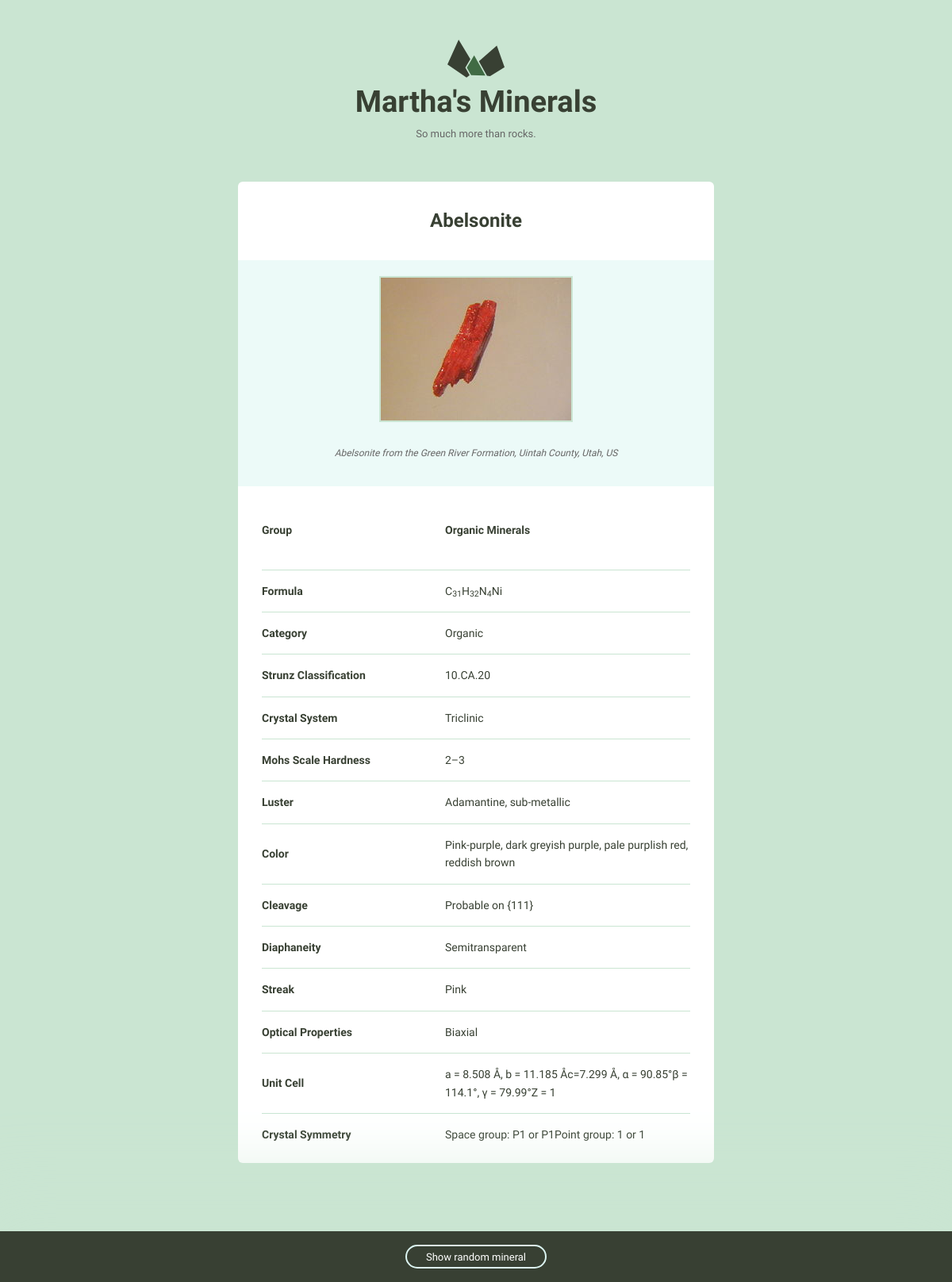
The page /detail/10219/ on the database its author committed.
### catalog/models.py (models this page shows, shortened)
class Mineral(models.Model):
    name = models.CharField(max_length=255, unique=True)
    image_filename = models.CharField(max_length=255)
    image_caption = models.TextField()
    category = models.CharField(max_length=255)
    formula = models.CharField(max_length=255)
    strunz_classification = models.CharField(max_length=255)
    color = models.CharField(max_length=255)
    crystal_system = models.CharField(max_length=255)
    unit_cell = models.CharField(max_length=255)
    crystal_symmetry = models.CharField(max_length=255)
    cleavage = models.CharField(max_length=255)
    mohs_scale_hardness = models.CharField(max_length=255)
    luster = models.CharField(max_length=255)
    streak = models.CharField(max_length=255)
    diaphaneity = models.CharField(max_length=255)
    optical_properties = models.CharField(max_length=255)
    refractive_index = models.CharField(max_length=255)
    crystal_habit = models.CharField(max_length=255)
    specific_gravity = models.CharField(max_length=255)
    group = models.CharField(max_length=255)
    class Meta:
        ordering = ['name']
    def get_fields(self, ordered_fields):
        field_list = []
        for field in ordered_fields:
            field_list.append(
                {field[0]: getattr(self, field[0])}
            )
        return field_list

### catalog/views.py (the view)
# urls.py: path('detail/<int:pk>/', views.mineral_detail, name='detail'),
def mineral_detail(request, pk):
    mineral = get_object_or_404(Mineral, pk=pk)
    if 'ordered_fields' not in request.session:
        ordered_fields = get_popular()
        request.session['ordered_fields'] = ordered_fields
    else:
        ordered_fields = request.session['ordered_fields']
    field_list = mineral.get_fields(ordered_fields)
    return render(request, 'catalog/detail.html',
                  {'mineral': mineral, 'field_list': field_list})

### catalog/templatetags/catalog_extras.py (called while the page is built)
@register.filter('random_mineral')
def random_mineral(x):
    mineral_ids = Mineral.objects.all().values_list('id', flat=True)
    return random.choice(mineral_ids)

@register.filter('underscore_to_space')
def underscore_to_space(machine_name):
    return machine_name.replace('_', ' ')

### catalog/templates/catalog/detail.html
{% extends 'layout.html' %}
{% load catalog_extras %}
{% load static from staticfiles %}
{% block boundsClass %}
    <div class="bounds bounds--small">{% endblock %}
{% block content %}
    <div class="grid-100 mineral__container">
        <h1 class="mineral__name">{{ mineral.name }}</h1>
        <div class="mineral__image-bg">
            <img class="mineral__image" src="{% static 'images/' %}{{ mineral.image_filename }}">
            {% if mineral.image_caption %}
                <p class="mineral__caption caption_highlight">{{ mineral.image_caption|safe }}</p>
            {% endif %}
        </div>
        <div class="mineral__table-container">
            <table class="mineral__table">
                {% for field in field_list %}
                    {% for name, content in field.items %}
                        {% if content %}
                            <tr {% if 'group' in name %}class="group-highlight"{% endif %}>
                                <td class="mineral__category">
                                    {{ name|safe|underscore_to_space|title }}
                                </td>
                                <td>
                                    {{ content|safe }}
                                </td>
                            </tr>
                        {% endif %}
                    {% endfor %}
                {% endfor %}
            </table>
        </div>
    </div>
{% endblock %}

### templates/layout.html (shortened to what this page needs)
{% load static from staticfiles %}
{% load catalog_extras %}
<!DOCTYPE html>
<html lang="en">
<head>
    <link rel="stylesheet" href="{% static 'css/global.css' %}">
    <link rel="stylesheet" href="{% static 'css/catalog-style.css' %}">
</head>
<body>
{% block boundsClass %}{% endblock %}
<div class="grid-100">
    <a href="{% url 'catalog:list' %}">
        <h1 class="logo__name text-centered">Martha's Minerals</h1>
    </a>
    <p class="logo__text text-centered">So much more than rocks.</p>
</div>
{% block content %}{% endblock %}
</div>
{%  if mineral %}
<div class="minerals__random">
    <a class="minerals__anchor" href="{% url 'catalog:detail' pk=x|random_mineral %}">Show random mineral</a>
</div>
{% endif %}
</body>
</html>

### assets/css/global.css (style rules this page uses)
html { font-family: sans-serif; -ms-text-size-adjust: 100%; -webkit-text-size-adjust: 100%; }
body { margin: 0; }
a { background-color: transparent; }
h1 { font-size: 2em; margin: 0.67em 0; }
sub { font-size: 75%; line-height: 0; position: relative; vertical-align: baseline; bottom: -0.25em; }
img { border: 0; }
svg:not(:root) { overflow: hidden; }
table { border-collapse: collapse; border-spacing: 0; }
td, th { padding: 0; }
html { font-size: 62.5%; }
body { background-color: #CAE5D2; font-size: 1.5em; line-height: 1.6; font-weight: 400; font-family: "Cousine"; color: #666; }
.bounds { max-width: 800px; margin: 0 auto; padding: 50px 0 150px; overflow: hidden; }
.bounds--small { max-width: 600px; padding: 50px 10px 150px; }
.grid, .grid-5, .grid-10, .grid-15, .grid-20, .grid-25, .grid-30, .grid-33, .grid-35, .grid-40, .grid-45, .grid-50, .grid-55, .grid-60, .grid-65, .grid-66, .grid-70, .grid-75, .grid-80, .grid-90, .grid-95, .grid-100 { float: left; box-sizing: border-box; position: relative; }
.grid-100 { width: 100%; padding: 0 15px; }
h1, h2, h3, h4, h5, h6 { margin-top: 0; margin-bottom: 2rem; font-weight: bold; font-family: "Work Sans", sans-serif; color: #384033; }
h1 { font-size: 3.8rem; }
@media (min-width: 550px) { h1 { font-size: 3.8rem; } }
p { margin-top: 0; font-size: 1.6rem; }
a { color: #689b98; text-decoration: none; -webkit-transition: color 0.2s; -moz-transition: color 0.2s; -ms-transition: color 0.2s; -o-transition: color 0.2s; transition: color 0.2s; }
th, td { padding: 15px; text-align: left; border-bottom: 1px solid #e1e1e1; }
th:first-child, td:first-child { padding-left: 0; }
th:last-child, td:last-child { padding-right: 0; }
table, p, ul { margin-bottom: 2.5rem; }
.text-centered { text-align: center; }
.logo { display: block; fill: #384033; position: relative; margin: 0 auto; width: 72px; }
.logo__name { margin-bottom: 0; }
.logo__text { margin-bottom: 50px; font-size: 13px; }
.minerals__anchor { border: solid 2px #DCF5F2; border-radius: 100px; color: #384033; display: block; font-size: 13px; text-align: center; padding: 8px 0 7px 0; width: 100%; transition: background-color 200ms ease-in-out, font-weight 200ms ease-in-out, color 200ms ease-in-out; }
.minerals__random { background-color: #384033; box-shadow: 0 0 100px 50px #CAE5D2; color: #fff; padding: 20px 0 20px 0; position: fixed; bottom: 0; text-align: center; width: 100%; }
.minerals__random .minerals__anchor { display: inline; color: #fff; padding: 6px 24px 5px 24px; }
.mineral__container { background-color: #fff; border-radius: 6px; list-style: none; padding: 0; text-align: center; }
.mineral__name { display: block; width: 100%; margin: 0; font-size: 24px; padding: 30px 0 30px 0; }
.mineral__image { display: block; margin: 0 auto; border: solid 2px #CAE5D2; }
.mineral__image-bg { background-color: #ecfaf8; padding: 20px 0; }
.mineral__caption { font-size: 12px; font-style: italic; padding: 10px 0 0 0; margin: 0; }
.mineral__table { font-size: 14px; color: #384033; }
.mineral__table td { border-color: #CAE5D2; }
.mineral__table tr:last-of-type td { border-bottom: none; padding-bottom: 0; }
.mineral__table-container { padding: 5px 30px 0; }
.mineral__category { font-weight: bold; width: 40%; }

### assets/css/catalog-style.css (style rules this page uses)
.caption_highlight { padding: 30px 20px 12px 20px; }
.group-highlight { height: 100px; font-weight: bold; }

### rows shown on the page
Mineral: name "Abelsonite", image_filename (picture), image_caption "Abelsonite from the Green River Formation, Uintah County, Utah, US", field "Organic Minerals" "C 31 H 32 N 4 Ni" "Organic" "10.CA.20" "Triclinic" "2–3" "Adamantine, sub-metallic" "Pink-purple, dark greyish purple, pale purplish red, reddish brown" "Probable on {111}" "Semitransparent" "Pink" "Biaxial" "a = 8.508 Å, b = 11.185 Åc=7.299 Å, α = 90.85°β = 114.1°, γ = 79.99°Z = 1" "Space group: P1 or P1Point group: 1 or 1"

### other values the page prints
{{ name|safe|underscore_to_space|title }} "Group" "Formula" "Category" "Strunz Classification" "Crystal System" "Mohs Scale Hardness" "Luster" "Color" "Cleavage" "Diaphaneity" "Streak" "Optical Properties" "Unit Cell" "Crystal Symmetry"
